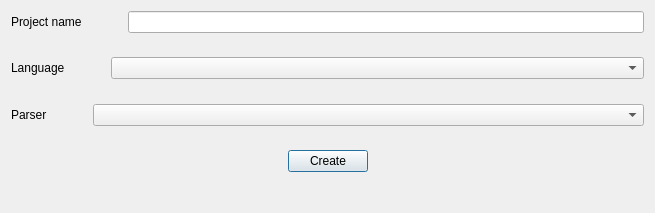
<?xml version="1.0" encoding="UTF-8"?>
<ui version="4.0">
 <class>Dialog_createProject</class>
 <widget class="QDialog" name="Dialog_createProject">
  <property name="geometry">
   <rect>
    <x>0</x>
    <y>0</y>
    <width>655</width>
    <height>213</height>
   </rect>
  </property>
  <property name="windowTitle">
   <string>Create Project</string>
  </property>
  <layout class="QGridLayout" name="gridLayout">
   <item row="0" column="0">
    <layout class="QVBoxLayout" name="verticalLayout">
     <item>
      <layout class="QHBoxLayout" name="horizontalLayout_projectName" stretch="1,0,2">
       <property name="sizeConstraint">
        <enum>QLayout::SetMaximumSize</enum>
       </property>
       <item>
        <widget class="QLabel" name="label_projectName">
         <property name="sizePolicy">
          <sizepolicy hsizetype="Maximum" vsizetype="Maximum">
           <horstretch>0</horstretch>
           <verstretch>0</verstretch>
          </sizepolicy>
         </property>
         <property name="text">
          <string>Project name</string>
         </property>
         <property name="textInteractionFlags">
          <set>Qt::LinksAccessibleByMouse|Qt::TextSelectableByMouse</set>
         </property>
        </widget>
       </item>
       <item>
        <spacer name="horizontalSpacer_projectName">
         <property name="orientation">
          <enum>Qt::Horizontal</enum>
         </property>
         <property name="sizeHint" stdset="0">
          <size>
           <width>40</width>
           <height>20</height>
          </size>
         </property>
        </spacer>
       </item>
       <item>
        <widget class="QLineEdit" name="lineEdit_projectName"/>
       </item>
      </layout>
     </item>
     <item>
      <spacer name="verticalSpacer_main_1">
       <property name="orientation">
        <enum>Qt::Vertical</enum>
       </property>
       <property name="sizeHint" stdset="0">
        <size>
         <width>466</width>
         <height>13</height>
        </size>
       </property>
      </spacer>
     </item>
     <item>
      <layout class="QHBoxLayout" name="horizontalLayout_language" stretch="1,0,2">
       <property name="sizeConstraint">
        <enum>QLayout::SetMaximumSize</enum>
       </property>
       <item>
        <widget class="QLabel" name="label_language">
         <property name="sizePolicy">
          <sizepolicy hsizetype="Maximum" vsizetype="Maximum">
           <horstretch>0</horstretch>
           <verstretch>0</verstretch>
          </sizepolicy>
         </property>
         <property name="text">
          <string>Language</string>
         </property>
         <property name="textInteractionFlags">
          <set>Qt::LinksAccessibleByMouse|Qt::TextSelectableByMouse</set>
         </property>
        </widget>
       </item>
       <item>
        <spacer name="horizontalSpacer_language">
         <property name="orientation">
          <enum>Qt::Horizontal</enum>
         </property>
         <property name="sizeHint" stdset="0">
          <size>
           <width>40</width>
           <height>20</height>
          </size>
         </property>
        </spacer>
       </item>
       <item>
        <widget class="QComboBox" name="comboBox_language"/>
       </item>
      </layout>
     </item>
     <item>
      <spacer name="verticalSpacer_main_2">
       <property name="orientation">
        <enum>Qt::Vertical</enum>
       </property>
       <property name="sizeHint" stdset="0">
        <size>
         <width>466</width>
         <height>13</height>
        </size>
       </property>
      </spacer>
     </item>
     <item>
      <layout class="QHBoxLayout" name="horizontalLayout_parser" stretch="1,0,2">
       <property name="sizeConstraint">
        <enum>QLayout::SetMaximumSize</enum>
       </property>
       <item>
        <widget class="QLabel" name="label_parser">
         <property name="sizePolicy">
          <sizepolicy hsizetype="Maximum" vsizetype="Maximum">
           <horstretch>0</horstretch>
           <verstretch>0</verstretch>
          </sizepolicy>
         </property>
         <property name="text">
          <string>Parser</string>
         </property>
         <property name="textInteractionFlags">
          <set>Qt::LinksAccessibleByMouse|Qt::TextSelectableByMouse</set>
         </property>
        </widget>
       </item>
       <item>
        <spacer name="horizontalSpacer_parser">
         <property name="orientation">
          <enum>Qt::Horizontal</enum>
         </property>
         <property name="sizeHint" stdset="0">
          <size>
           <width>40</width>
           <height>20</height>
          </size>
         </property>
        </spacer>
       </item>
       <item>
        <widget class="QComboBox" name="comboBox_parser"/>
       </item>
      </layout>
     </item>
     <item>
      <spacer name="verticalSpacer_main_3">
       <property name="orientation">
        <enum>Qt::Vertical</enum>
       </property>
       <property name="sizeHint" stdset="0">
        <size>
         <width>466</width>
         <height>13</height>
        </size>
       </property>
      </spacer>
     </item>
     <item>
      <layout class="QHBoxLayout" name="horizontalLayout_create">
       <item>
        <spacer name="horizontalSpacer_create_1">
         <property name="orientation">
          <enum>Qt::Horizontal</enum>
         </property>
         <property name="sizeHint" stdset="0">
          <size>
           <width>40</width>
           <height>20</height>
          </size>
         </property>
        </spacer>
       </item>
       <item>
        <widget class="QPushButton" name="pushButton_create">
         <property name="text">
          <string>Create</string>
         </property>
        </widget>
       </item>
       <item>
        <spacer name="horizontalSpacer_create_2">
         <property name="orientation">
          <enum>Qt::Horizontal</enum>
         </property>
         <property name="sizeHint" stdset="0">
          <size>
           <width>40</width>
           <height>20</height>
          </size>
         </property>
        </spacer>
       </item>
      </layout>
     </item>
     <item>
      <spacer name="verticalSpacer_main_4">
       <property name="orientation">
        <enum>Qt::Vertical</enum>
       </property>
       <property name="sizeHint" stdset="0">
        <size>
         <width>20</width>
         <height>30</height>
        </size>
       </property>
      </spacer>
     </item>
    </layout>
   </item>
  </layout>
 </widget>
 <resources/>
 <connections/>
</ui>
